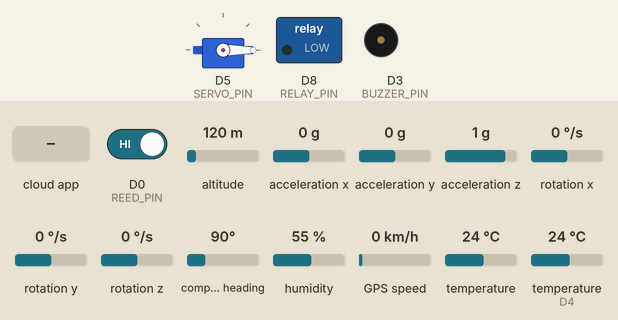
A sketch run on a simulated ESP8266 (NodeMCU). Parts: servo, switched loads named in the sketch (green lamp = pin HIGH), buzzer (waves = sounding, pin HIGH). The test bench sets the inputs (shaded band); at power-on: temperature (sensor on D4) 24 °C, D0 (REED_PIN) HIGH, altitude 120 m, acceleration x 0 g, acceleration y 0 g, acceleration z 1 g, rotation x 0 °/s, rotation y 0 °/s, rotation z 0 °/s, compass heading 90°, humidity 55 %, GPS speed 0 km/h, temperature 24 °C. WiFi joins after 1.5 s; servers stay silent unless stated; the GPS gets a fix after 3 s at 37.7749, -122.4194 with 8 satellites; the Firebase database answers and starts empty; what the sketch prints to the serial monitor is not drawn.

Above: at 4.9 s.
5.0 s: temperature (sensor on D4) set to 34.5 °C
10.4 s: temperature (sensor on D4) set to 35.7 °C
At 13.7 s:
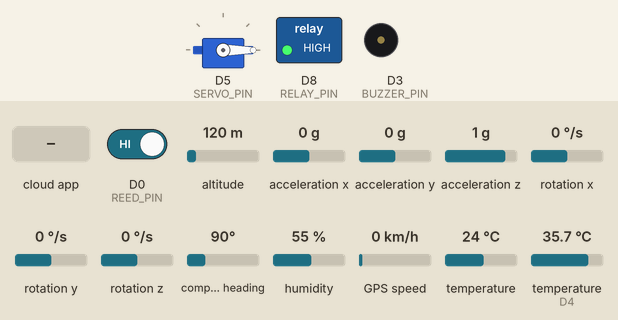
14.7 s: the phone or cloud app sets buzzer to 1
At 16.8 s:
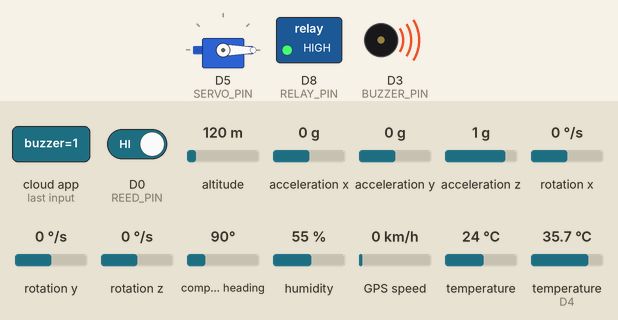
17.1 s: temperature (sensor on D4) set to 12 °C
At 20.5 s:
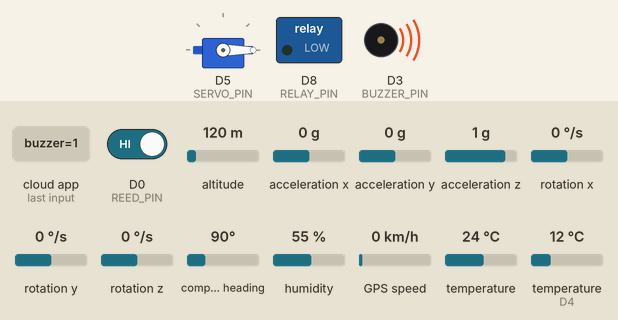
20.8 s: the phone or cloud app sets door to 1
At 23.1 s:
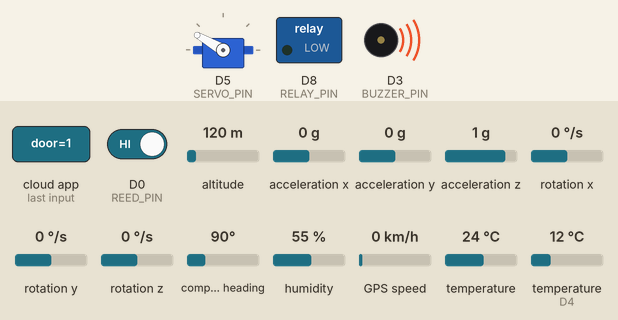
23.4 s: the phone or cloud app sets buzzer to 0
At 25.0 s:
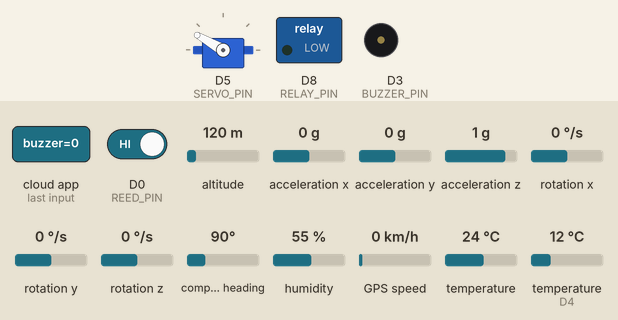
Timing chart, 0 to 26.5 s (numbered marks = the images above; inputs shaded):
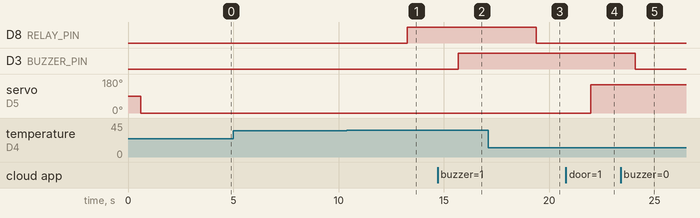

The sketch:

DELIVERIYA.ino
```cpp
/****************************************************
 * DELIVERIYA
 * IoT-Based Smart Cargo Consignment Unit
 *
 * FINAL VERSION
 *
 * Added:
 * - Reed door sensor on D0
 * - Servo lock at 0 degrees
 * - Servo unlock at 150 degrees
 * - Unauthorized door access detection
 * - Firebase alerts
 * - Physical door status from reed sensor
 * - Authorized door opening detection
 ****************************************************/


// ================= LIBRARIES =================

#include <ESP8266WiFi.h>

#include <Firebase_ESP_Client.h>
#include <addons/TokenHelper.h>
#include <addons/RTDBHelper.h>

#include <DHT.h>

#include <Wire.h>
#include <Adafruit_MPU6050.h>
#include <Adafruit_Sensor.h>

#include <TinyGPS++.h>
#include <SoftwareSerial.h>

#include <Servo.h>


// ================= BOX ID =================

#define BOX_ID "YCAWZP"

String boxPath = "/boxes/" + String(BOX_ID);


// ================= THRESHOLDS =================

#define FAN_AUTO_THRESHOLD_C 35.0

#define HISTORY_LOG_INTERVAL_MS 60000

// Prevent repeated unauthorized alerts while
// the door remains physically open.
#define UNAUTHORIZED_ALERT_COOLDOWN_MS 10000


// ================= SERVO SETTINGS =================

#define SERVO_LOCKED_ANGLE 0
#define SERVO_UNLOCKED_ANGLE 150


// ================= WIFI =================

#define WIFI_SSID "Jk"
#define WIFI_PASSWORD "dm123456"


// ================= FIREBASE =================

#define API_KEY "AIzaSyB9ClgRHSEYR4yJjW9tHA0nFHoRlkL8Y9g"

#define DATABASE_URL "https://delivery-box-dc699-default-rtdb.asia-southeast1.firebasedatabase.app"


FirebaseData fbdo;
FirebaseAuth auth;
FirebaseConfig config;


// ================= FIREBASE CONNECTION =================

void connectFirebase()
{
  config.api_key = API_KEY;
  config.database_url = DATABASE_URL;
  config.token_status_callback = tokenStatusCallback;

  Serial.println();
  Serial.println("Firebase Authentication...");

  if (Firebase.signUp(&config, &auth, "", ""))
  {
    Serial.println("Firebase Authentication OK");
  }
  else
  {
    Serial.print("Firebase Signup Error: ");
    Serial.println(config.signer.signupError.message.c_str());
  }

  Firebase.begin(&config, &auth);
  Firebase.reconnectWiFi(true);

  Serial.println("Firebase Ready");
}


// ================= WIFI CONNECTION =================

void connectWiFi()
{
  Serial.println();
  Serial.print("Connecting to WiFi");

  WiFi.mode(WIFI_STA);
  WiFi.begin(WIFI_SSID, WIFI_PASSWORD);

  int counter = 0;

  while (WiFi.status() != WL_CONNECTED)
  {
    delay(500);
    Serial.print(".");
    counter++;

    if (counter > 40)
    {
      Serial.println();
      Serial.println("WiFi Connection Failed");
      return;
    }
  }

  Serial.println();
  Serial.println("WiFi Connected");
  Serial.print("IP Address: ");
  Serial.println(WiFi.localIP());
}


// ================= GLOBAL VARIABLES =================

float temperature = 0;
float humidity = 0;

float accelX = 0;
float accelY = 0;
float accelZ = 0;

double latitude = 0;
double longitude = 0;

bool fanState = false;
bool fanAutoActive = false;
bool lastFanAutoActive = false;

bool buzzerState = false;

// Firebase door command
// false = locked
// true  = unlocked
bool doorState = false;

// Servo position
int currentServoAngle = SERVO_LOCKED_ANGLE;


// ================= REED SENSOR =================

// D0 is now dedicated to the reed sensor.
#define REED_PIN D0

// Reed sensor state
bool reedDoorClosed = true;
bool lastReedDoorClosed = true;

// Used for detecting state changes
unsigned long lastReedChange = 0;

// Used to prevent repeated alerts
unsigned long lastUnauthorizedAlert = 0;


// ================= TIMERS =================

unsigned long lastUpdate = 0;
unsigned long lastHistoryLog = 0;


// ==================================================
// PIN CONFIGURATION
// ==================================================

#define DHT_PIN D4
#define DHT_TYPE DHT22

#define BUZZER_PIN D3
#define SERVO_PIN D5
#define RELAY_PIN D8

DHT dht(DHT_PIN, DHT_TYPE);

Adafruit_MPU6050 mpu;

Servo doorServo;

SoftwareSerial gpsSerial(D7, D6);

TinyGPSPlus gps;


// ==================================================
// ACTIVITY LOGGING
// ==================================================

void logActivity(String type)
{
  if (!Firebase.ready())
  {
    return;
  }

  FirebaseJson json;

  json.set("type", type);
  json.set("byUid", "device");
  json.set("timestamp/.sv", "timestamp");

  if (!Firebase.RTDB.pushJSON(
        &fbdo,
        boxPath + "/activity",
        &json))
  {
    Serial.print("Activity log failed: ");
    Serial.println(fbdo.errorReason());
  }
}


// ==================================================
// TEMPERATURE ACTIVITY LOG
// ==================================================

void logActivityWithTemp(String type, float tempValue)
{
  if (!Firebase.ready())
  {
    return;
  }

  FirebaseJson json;

  json.set("type", type);
  json.set("byUid", "device");
  json.set("temperature", tempValue);
  json.set("timestamp/.sv", "timestamp");

  Firebase.RTDB.pushJSON(
    &fbdo,
    boxPath + "/activity",
    &json
  );
}


// ==================================================
// UNAUTHORIZED DOOR ALERT
// ==================================================

void createUnauthorizedDoorAlert()
{
  if (!Firebase.ready())
  {
    Serial.println("Firebase not ready - cannot create alert");
    return;
  }

  unsigned long now = millis();

  // Prevent alert spam
  if (
    lastUnauthorizedAlert != 0 &&
    (now - lastUnauthorizedAlert) <
    UNAUTHORIZED_ALERT_COOLDOWN_MS
  )
  {
    return;
  }

  lastUnauthorizedAlert = now;

  Serial.println();
  Serial.println("!!!!!!!!!!!!!!!!!!!!!!!!!!!!!!!!!");
  Serial.println("!!! UNAUTHORIZED DOOR ACCESS !!!");
  Serial.println("!!!!!!!!!!!!!!!!!!!!!!!!!!!!!!!!!");

  // ================= ALERT =================

  FirebaseJson alert;

  alert.set(
    "type",
    "unauthorized_door_access"
  );

  alert.set(
    "title",
    "Unauthorized Door Access"
  );

  alert.set(
    "message",
    "The door was opened while the lock was engaged."
  );

  alert.set(
    "by",
    "device"
  );

  alert.set(
    "servoAngle",
    currentServoAngle
  );

  alert.set(
    "doorStatus",
    "Open"
  );

  alert.set(
    "acknowledged",
    false
  );

  alert.set(
    "timestamp/.sv",
    "timestamp"
  );


  // Save under /alerts
  if (
    Firebase.RTDB.pushJSON(
      &fbdo,
      boxPath + "/alerts",
      &alert
    )
  )
  {
    Serial.println("Firebase SECURITY ALERT SAVED");
  }
  else
  {
    Serial.print("Alert save failed: ");
    Serial.println(fbdo.errorReason());
  }


  // ================= ACTIVITY =================

  logActivity(
    "unauthorized_door_access"
  );
}


// ==================================================
// SENSOR HISTORY
// ==================================================

void pushSensorHistory()
{
  if (!Firebase.ready())
  {
    return;
  }

  FirebaseJson json;

  json.set("temperature", temperature);
  json.set("humidity", humidity);

  json.set("accelX", accelX);
  json.set("accelY", accelY);
  json.set("accelZ", accelZ);

  json.set("latitude", latitude);
  json.set("longitude", longitude);

  json.set("timestamp/.sv", "timestamp");

  Firebase.RTDB.pushJSON(
    &fbdo,
    boxPath + "/sensorHistory",
    &json
  );
}


// ==================================================
// REED SENSOR INITIALIZATION
// ==================================================

void initializeReedSensor()
{
  pinMode(REED_PIN, INPUT_PULLUP);

  delay(100);

  int state = digitalRead(REED_PIN);

  reedDoorClosed = (state == LOW);
  lastReedDoorClosed = reedDoorClosed;

  Serial.println();
  Serial.println("------ REED SENSOR ------");

  if (reedDoorClosed)
  {
    Serial.println("Initial Door: CLOSED");
  }
  else
  {
    Serial.println("Initial Door: OPEN");
  }
}


// ==================================================
// READ REED SENSOR
// ==================================================

void readReedSensor()
{
  int state = digitalRead(REED_PIN);

  bool currentDoorClosed = (state == LOW);

  // Detect physical door state change
  if (currentDoorClosed != lastReedDoorClosed)
  {
    lastReedChange = millis();

    // Small debounce period
    delay(30);

    state = digitalRead(REED_PIN);

    currentDoorClosed = (state == LOW);

    if (currentDoorClosed != lastReedDoorClosed)
    {
      lastReedDoorClosed = currentDoorClosed;

      reedDoorClosed = currentDoorClosed;

      Serial.println();
      Serial.println("------ DOOR SENSOR ------");

      if (reedDoorClosed)
      {
        Serial.println("Physical Door: CLOSED");
      }
      else
      {
        Serial.println("Physical Door: OPEN");
      }

      // ================= FIREBASE =================

      if (Firebase.ready())
      {
        Firebase.RTDB.setString(
          &fbdo,
          boxPath + "/sensors/doorStatus",
          reedDoorClosed ? "Closed" : "Open"
        );

        Firebase.RTDB.setBool(
          &fbdo,
          boxPath + "/sensors/reedStatus",
          reedDoorClosed
        );
      }

      // ==================================================
      // SECURITY CHECK
      // ==================================================

      // If door physically opens while servo is LOCKED,
      // this is unauthorized access.

      if (!reedDoorClosed)
      {
        if (currentServoAngle == SERVO_LOCKED_ANGLE)
        {
          Serial.println();
          Serial.println(
            "SECURITY: Door opened while LOCKED!"
          );

          createUnauthorizedDoorAlert();
        }
        else
        {
          Serial.println(
            "Door opened while AUTHORIZED UNLOCK is active."
          );

          logActivity(
            "authorized_door_opened"
          );
        }
      }
      else
      {
        Serial.println(
          "Door physically closed."
        );
      }
    }
  }
}


// ==================================================
// DHT22
// ==================================================

void readDHT()
{
  temperature = dht.readTemperature();
  humidity = dht.readHumidity();

  if (isnan(temperature) || isnan(humidity))
  {
    Serial.println("DHT22 Reading Failed");
    return;
  }

  Serial.println();
  Serial.println("------ DHT22 ------");

  Serial.print("Temperature: ");
  Serial.print(temperature);
  Serial.println(" C");

  Serial.print("Humidity: ");
  Serial.print(humidity);
  Serial.println(" %");
}


// ==================================================
// MPU6050
// ==================================================

void readMPU()
{
  sensors_event_t accel, gyro, temp;

  mpu.getEvent(
    &accel,
    &gyro,
    &temp
  );

  accelX = accel.acceleration.x;
  accelY = accel.acceleration.y;
  accelZ = accel.acceleration.z;

  Serial.println();
  Serial.println("------ MPU6050 ------");

  Serial.print("Accel X: ");
  Serial.println(accelX);

  Serial.print("Accel Y: ");
  Serial.println(accelY);

  Serial.print("Accel Z: ");
  Serial.println(accelZ);
}


// ==================================================
// GPS
// ==================================================

void readGPS()
{
  while (gpsSerial.available())
  {
    gps.encode(gpsSerial.read());
  }

  if (gps.location.isValid())
  {
    latitude = gps.location.lat();
    longitude = gps.location.lng();

    Serial.println();
    Serial.println("------ GPS ------");

    Serial.print("Latitude: ");
    Serial.println(latitude);

    Serial.print("Longitude: ");
    Serial.println(longitude);
  }
  else
  {
    Serial.println();
    Serial.println("GPS Searching...");
  }
}


// ==================================================
// FIREBASE SENSOR UPLOAD
// ==================================================

void uploadSensorData()
{
  if (!Firebase.ready())
  {
    Serial.println("Firebase Not Ready");
    return;
  }

  Serial.println();
  Serial.println("Uploading to Firebase...");

  Firebase.RTDB.setFloat(
    &fbdo,
    boxPath + "/sensors/temperature",
    temperature
  );

  Firebase.RTDB.setFloat(
    &fbdo,
    boxPath + "/sensors/humidity",
    humidity
  );

  Firebase.RTDB.setFloat(
    &fbdo,
    boxPath + "/sensors/accelerationX",
    accelX
  );

  Firebase.RTDB.setFloat(
    &fbdo,
    boxPath + "/sensors/accelerationY",
    accelY
  );

  Firebase.RTDB.setFloat(
    &fbdo,
    boxPath + "/sensors/accelerationZ",
    accelZ
  );

  Firebase.RTDB.setFloat(
    &fbdo,
    boxPath + "/location/latitude",
    latitude
  );

  Firebase.RTDB.setFloat(
    &fbdo,
    boxPath + "/location/longitude",
    longitude
  );

  Firebase.RTDB.setString(
    &fbdo,
    boxPath + "/device/status",
    "online"
  );

  Firebase.RTDB.setInt(
    &fbdo,
    boxPath + "/device/lastSeen",
    millis()
  );

  Serial.println("Firebase Upload Complete");
}


// ==================================================
// REMOTE CONTROL
// ==================================================

void readControls()
{
  if (!Firebase.ready())
  {
    Serial.println(
      "Firebase Not Ready For Control"
    );

    return;
  }


  // ==================================================
  // FAN CONTROL
  // ==================================================

  if (
    Firebase.RTDB.getBool(
      &fbdo,
      boxPath + "/control/fan"
    )
  )
  {
    fanState = fbdo.boolData();
  }

  fanAutoActive =
    (temperature >= FAN_AUTO_THRESHOLD_C);

  bool effectiveFan =
    fanState || fanAutoActive;

  digitalWrite(
    RELAY_PIN,
    effectiveFan ? HIGH : LOW
  );

  Firebase.RTDB.setBool(
    &fbdo,
    boxPath + "/control/fanAuto",
    fanAutoActive
  );

  if (
    fanAutoActive &&
    !lastFanAutoActive
  )
  {
    logActivityWithTemp(
      "fan_auto_on",
      temperature
    );

    Serial.println(
      "AUTO FAN ON — high temperature"
    );
  }

  if (
    !fanAutoActive &&
    lastFanAutoActive
  )
  {
    logActivityWithTemp(
      "fan_auto_off",
      temperature
    );

    Serial.println(
      "AUTO FAN OFF — temperature normal"
    );
  }

  lastFanAutoActive =
    fanAutoActive;


  // ==================================================
  // BUZZER
  // ==================================================

  if (
    Firebase.RTDB.getBool(
      &fbdo,
      boxPath + "/control/buzzer"
    )
  )
  {
    buzzerState =
      fbdo.boolData();

    digitalWrite(
      BUZZER_PIN,
      buzzerState ? HIGH : LOW
    );
  }


  // ==================================================
  // SERVO DOOR CONTROL
  // ==================================================

  if (
    Firebase.RTDB.getBool(
      &fbdo,
      boxPath + "/control/door"
    )
  )
  {
    bool requestedDoorState =
      fbdo.boolData();

    // Only move servo if command actually changed.
    if (
      requestedDoorState != doorState
    )
    {
      doorState =
        requestedDoorState;

      Serial.println();
      Serial.println("------ DOOR COMMAND ------");

      if (doorState)
      {
        // ================= UNLOCK =================

        currentServoAngle =
          SERVO_UNLOCKED_ANGLE;

        doorServo.write(
          SERVO_UNLOCKED_ANGLE
        );

        Serial.print(
          "Servo moved to UNLOCK: "
        );

        Serial.print(
          SERVO_UNLOCKED_ANGLE
        );

        Serial.println(" degrees");

        Firebase.RTDB.setString(
          &fbdo,
          boxPath + "/sensors/lockStatus",
          "Unlocked"
        );

        logActivity(
          "door_unlocked"
        );
      }
      else
      {
        // ================= LOCK =================

        currentServoAngle =
          SERVO_LOCKED_ANGLE;

        doorServo.write(
          SERVO_LOCKED_ANGLE
        );

        Serial.print(
          "Servo moved to LOCK: "
        );

        Serial.print(
          SERVO_LOCKED_ANGLE
        );

        Serial.println(" degrees");

        Firebase.RTDB.setString(
          &fbdo,
          boxPath + "/sensors/lockStatus",
          "Locked"
        );

        // If the physical door is still open when
        // we lock the servo, immediately create alert.
        if (!reedDoorClosed)
        {
          Serial.println();
          Serial.println(
            "WARNING: Lock command received "
            "while physical door is OPEN!"
          );

          createUnauthorizedDoorAlert();
        }
        else
        {
          logActivity(
            "door_locked"
          );
        }
      }
    }
  }
}


// ==================================================
// SETUP
// ==================================================

void setup()
{
  Serial.begin(115200);

  Serial.println();
  Serial.println("================================");
  Serial.println("DELIVERIYA STARTING");
  Serial.print("Box ID: ");
  Serial.println(BOX_ID);
  Serial.println("================================");


  // GPS
  gpsSerial.begin(9600);


  // Outputs
  pinMode(
    RELAY_PIN,
    OUTPUT
  );

  pinMode(
    BUZZER_PIN,
    OUTPUT
  );

  digitalWrite(
    RELAY_PIN,
    LOW
  );

  digitalWrite(
    BUZZER_PIN,
    LOW
  );


  // Reed sensor
  initializeReedSensor();


  // Servo
  doorServo.attach(
    SERVO_PIN
  );

  delay(500);

  currentServoAngle =
    SERVO_LOCKED_ANGLE;

  doorState = false;

  doorServo.write(
    SERVO_LOCKED_ANGLE
  );

  delay(1000);


  // DHT
  dht.begin();


  // MPU6050
  Wire.begin(
    D2,
    D1
  );

  if (!mpu.begin())
  {
    Serial.println(
      "MPU6050 NOT FOUND"
    );

    while (1)
    {
      delay(100);
    }
  }

  Serial.println(
    "MPU6050 Connected"
  );


  // WiFi
  connectWiFi();


  // Firebase
  connectFirebase();


  // Initial Firebase state
  if (Firebase.ready())
  {
    Firebase.RTDB.setString(
      &fbdo,
      boxPath + "/device/status",
      "online"
    );

    Firebase.RTDB.setString(
      &fbdo,
      boxPath + "/sensors/doorStatus",
      reedDoorClosed
        ? "Closed"
        : "Open"
    );

    Firebase.RTDB.setBool(
      &fbdo,
      boxPath + "/sensors/reedStatus",
      reedDoorClosed
    );

    Firebase.RTDB.setString(
      &fbdo,
      boxPath + "/sensors/lockStatus",
      "Locked"
    );
  }


  Serial.println();
  Serial.println("================================");
  Serial.println("DELIVERIYA READY");
  Serial.println("================================");

  Serial.println();
  Serial.println(
    "SERVO LOCK  : 0 degrees"
  );

  Serial.println(
    "SERVO UNLOCK: 150 degrees"
  );

  Serial.println(
    "REED SENSOR : D0"
  );

  Serial.println();
}


// ==================================================
// MAIN LOOP
// ==================================================

void loop()
{
  unsigned long currentMillis =
    millis();


  // ==================================================
  // REED SENSOR
  // ==================================================

  // Check continuously.
  readReedSensor();


  // ==================================================
  // NORMAL SENSOR UPDATE
  // ==================================================

  if (
    currentMillis - lastUpdate >= 2000
  )
  {
    lastUpdate =
      currentMillis;

    Serial.println();
    Serial.println("==============================");
    Serial.println("DELIVERIYA UPDATE");
    Serial.println("==============================");


    readDHT();

    readMPU();

    readGPS();

    uploadSensorData();

    readControls();


    Serial.println("==============================");
  }


  // ==================================================
  // HISTORY
  // ==================================================

  if (
    currentMillis - lastHistoryLog >=
    HISTORY_LOG_INTERVAL_MS
  )
  {
    lastHistoryLog =
      currentMillis;

    pushSensorHistory();

    Serial.println(
      "Sensor history snapshot logged"
    );
  }
}
```

Measured:
- the behaviour switches between 34.9 and 35 °C on temperature (sensor on D4) (found by bisection; images 0 and 1)
- after the input at 5.0 s, every drawn part: stays the same
- after the input at 10.4 s, D8 (RELAY_PIN): LOW → HIGH after 2.9 s
- after the input at 14.7 s, D3 (BUZZER_PIN): LOW → HIGH after 0.98 s
- after the input at 17.1 s, D8 (RELAY_PIN): HIGH → LOW after 2.3 s
- after the input at 20.8 s, servo on D5 (SERVO_PIN): 0° → 150° after 1.2 s
- after the input at 23.4 s, D3 (BUZZER_PIN): HIGH → LOW after 0.70 s
